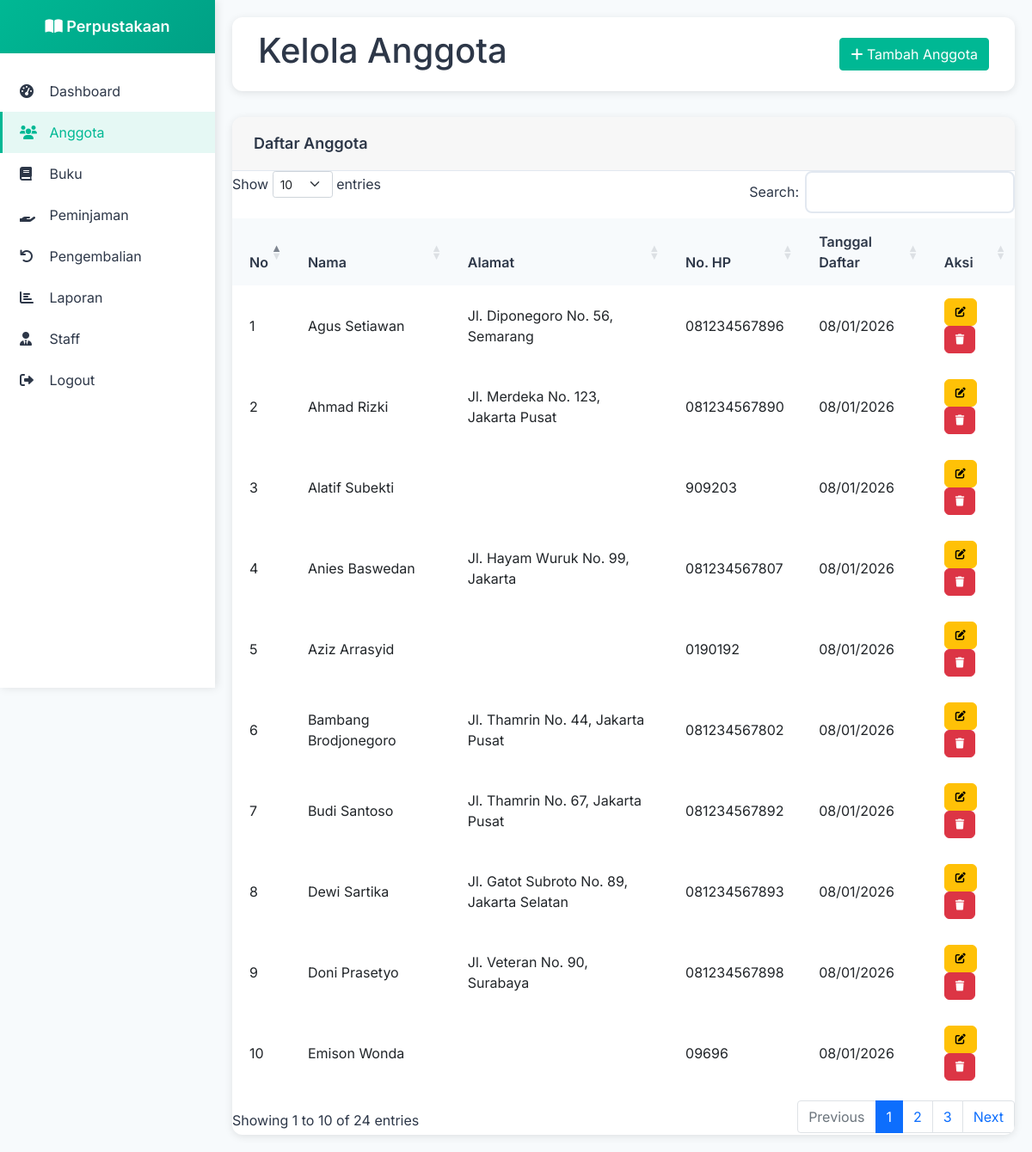
The app's page /admin/anggota.php (signed in) with its own data.
### tables this page shows
CREATE TABLE `anggota` (
  `id_anggota` int(11) NOT NULL,
  `id_user` int(11) DEFAULT NULL,
  `nama` varchar(100) NOT NULL,
  `alamat` text NOT NULL,
  `no_hp` varchar(15) NOT NULL,
  `nim` varchar(30) DEFAULT NULL,
  `password` varchar(255) DEFAULT NULL,
  `kelas` varchar(50) DEFAULT NULL,
  `program_studi` varchar(100) DEFAULT NULL,
  `created_at` timestamp NULL DEFAULT current_timestamp()
);

### admin/anggota.php (the view, shortened to what this page needs)
<?php
include '../koneksi.php';
$query_anggota = "SELECT * FROM anggota ORDER BY nama";
$result_anggota = mysqli_query($koneksi, $query_anggota);
?>
<!DOCTYPE html>
<html lang="id">
<head>
    <link href="https://cdnjs.cloudflare.com/ajax/libs/font-awesome/6.0.0/css/all.min.css" rel="stylesheet">
    <link href="https://cdn.datatables.net/1.11.5/css/dataTables.bootstrap5.min.css" rel="stylesheet">
    <link href="https://cdn.jsdelivr.net/npm/bootstrap@5.1.3/dist/css/bootstrap.min.css" rel="stylesheet">
</head>
<body>
    <div class="sidebar">
        <div class="sidebar-header">
            <h3><i class="fas fa-book-open"></i> Perpustakaan</h3>
        </div>
        <div class="sidebar-menu">
            <a href="index.php" class="menu-item">
                <i class="fas fa-tachometer-alt"></i> Dashboard
            </a>
            <a href="anggota.php" class="menu-item active">
                <i class="fas fa-users"></i> Anggota
            </a>
            <a href="buku.php" class="menu-item">
                <i class="fas fa-book"></i> Buku
            </a>
            <a href="peminjaman.php" class="menu-item">
                <i class="fas fa-hand-holding"></i> Peminjaman
            </a>
            <a href="pengembalian.php" class="menu-item">
                <i class="fas fa-undo"></i> Pengembalian
            </a>
            <a href="laporan.php" class="menu-item">
                <i class="fas fa-chart-bar"></i> Laporan
            </a>
            <a href="staff.php" class="menu-item">
                <i class="fas fa-user-tie"></i> Staff
            </a>
            <a href="../logout.php" class="menu-item">
                <i class="fas fa-sign-out-alt"></i> Logout
            </a>
        </div>
    </div>
    <div class="main-content">
        <div class="top-bar">
            <h1>Kelola Anggota</h1>
            <button class="btn btn-primary" data-bs-toggle="modal" data-bs-target="#addModal">
                <i class="fas fa-plus"></i> Tambah Anggota
            </button>
        </div>
        <div class="content-card">
            <div class="card-header">
                <h5 class="card-title">Daftar Anggota</h5>
            </div>
            <div class="table-responsive">
                <table id="anggotaTable" class="table table-hover">
                    <thead>
                        <tr>
                            <th>No</th>
                            <th>Nama</th>
                            <th>Alamat</th>
                            <th>No. HP</th>
                            <th>Tanggal Daftar</th>
                            <th>Aksi</th>
                        </tr>
                    </thead>
                    <tbody>
                        <?php
                        $no = 1;
                        while ($row = mysqli_fetch_assoc($result_anggota)):
                        ?>
                        <tr>
                            <td><?php echo $no++; ?></td>
                            <td><?php echo $row['nama']; ?></td>
                            <td><?php echo $row['alamat']; ?></td>
                            <td><?php echo $row['no_hp']; ?></td>
                            <td><?php echo date('d/m/Y', strtotime($row['created_at'])); ?></td>
                            <td>
                                <button class="btn btn-warning btn-sm" onclick="editAnggota(<?php echo $row['id_anggota']; ?>, '<?php echo $row['nama']; ?>', '<?php echo $row['alamat']; ?>', '<?php echo $row['no_hp']; ?>')">
                                    <i class="fas fa-edit"></i>
                                </button>
                                <button class="btn btn-danger btn-sm" onclick="deleteAnggota(<?php echo $row['id_anggota']; ?>, '<?php echo $row['nama']; ?>')">
                                    <i class="fas fa-trash"></i>
                                </button>
                            </td>
                        </tr>
                        <?php endwhile; ?>
                    </tbody>
                </table>
            </div>
        </div>
    </div>
</body>
</html>

### admin/anggota.php (style rules this page uses)
:root { --primary-color: #00b894; --secondary-color: #00a085; --accent-color: #667eea; --text-color: #2d3748; --light-bg: #f7fafc; --border-color: #e2e8f0; }
* { margin: 0; padding: 0; box-sizing: border-box; }
body { font-family: 'Inter', sans-serif; background: var(--light-bg); color: var(--text-color); }
.sidebar { position: fixed; left: 0; top: 0; height: 100vh; width: 250px; background: white; box-shadow: 2px 0 10px rgba(0,0,0,0.1); z-index: 1000; transition: all 0.3s ease; }
.sidebar-header { padding: 20px; background: linear-gradient(135deg, var(--primary-color), var(--secondary-color)); color: white; text-align: center; }
.sidebar-header h3 { font-size: 18px; font-weight: 600; margin: 0; }
.sidebar-menu { padding: 20px 0; }
.menu-item { display: block; padding: 12px 20px; color: var(--text-color); text-decoration: none; transition: all 0.3s ease; border-left: 3px solid transparent; }
.menu-item:hover, .menu-item.active { background: rgba(0, 184, 148, 0.1); color: var(--primary-color); border-left-color: var(--primary-color); }
.menu-item i { margin-right: 10px; width: 20px; }
.main-content { margin-left: 250px; padding: 20px; min-height: 100vh; }
.top-bar { background: white; padding: 15px 30px; border-radius: 12px; box-shadow: 0 2px 10px rgba(0,0,0,0.1); margin-bottom: 30px; display: flex; justify-content: space-between; align-items: center; }
.content-card { background: white; border-radius: 12px; box-shadow: 0 2px 10px rgba(0,0,0,0.1); overflow: hidden; }
.card-header { padding: 20px 25px; border-bottom: 1px solid var(--border-color); display: flex; justify-content: space-between; align-items: center; }
.card-title { font-size: 18px; font-weight: 600; color: var(--text-color); margin: 0; }
.btn-primary { background: var(--primary-color); border-color: var(--primary-color); }
.table { margin: 0; }
.table th { border: none; background: var(--light-bg); font-weight: 600; color: var(--text-color); padding: 15px 20px; }
.table td { border: none; padding: 15px 20px; vertical-align: middle; }
.btn-sm { border-radius: 6px; padding: 6px 12px; font-size: 12px; }

### records on screen
anggota: nama "Agus Setiawan", alamat "Jl. Diponegoro No. 56, Semarang", no_hp "081234567896", created_at "08/01/2026"
anggota: nama "Ahmad Rizki", alamat "Jl. Merdeka No. 123, Jakarta Pusat", no_hp "081234567890", created_at "08/01/2026"
anggota: nama "Alatif Subekti", no_hp "909203", created_at "08/01/2026"
anggota: nama "Anies Baswedan", alamat "Jl. Hayam Wuruk No. 99, Jakarta", no_hp "081234567807", created_at "08/01/2026"
anggota: nama "Aziz Arrasyid", no_hp "0190192", created_at "08/01/2026"
anggota: nama "Bambang Brodjonegoro", alamat "Jl. Thamrin No. 44, Jakarta Pusat", no_hp "081234567802", created_at "08/01/2026"
anggota: nama "Budi Santoso", alamat "Jl. Thamrin No. 67, Jakarta Pusat", no_hp "081234567892", created_at "08/01/2026"
anggota: nama "Dewi Sartika", alamat "Jl. Gatot Subroto No. 89, Jakarta Selatan", no_hp "081234567893", created_at "08/01/2026"
anggota: nama "Doni Prasetyo", alamat "Jl. Veteran No. 90, Surabaya", no_hp "081234567898", created_at "08/01/2026"
anggota: nama "Emison Wonda", no_hp "09696", created_at "08/01/2026"
